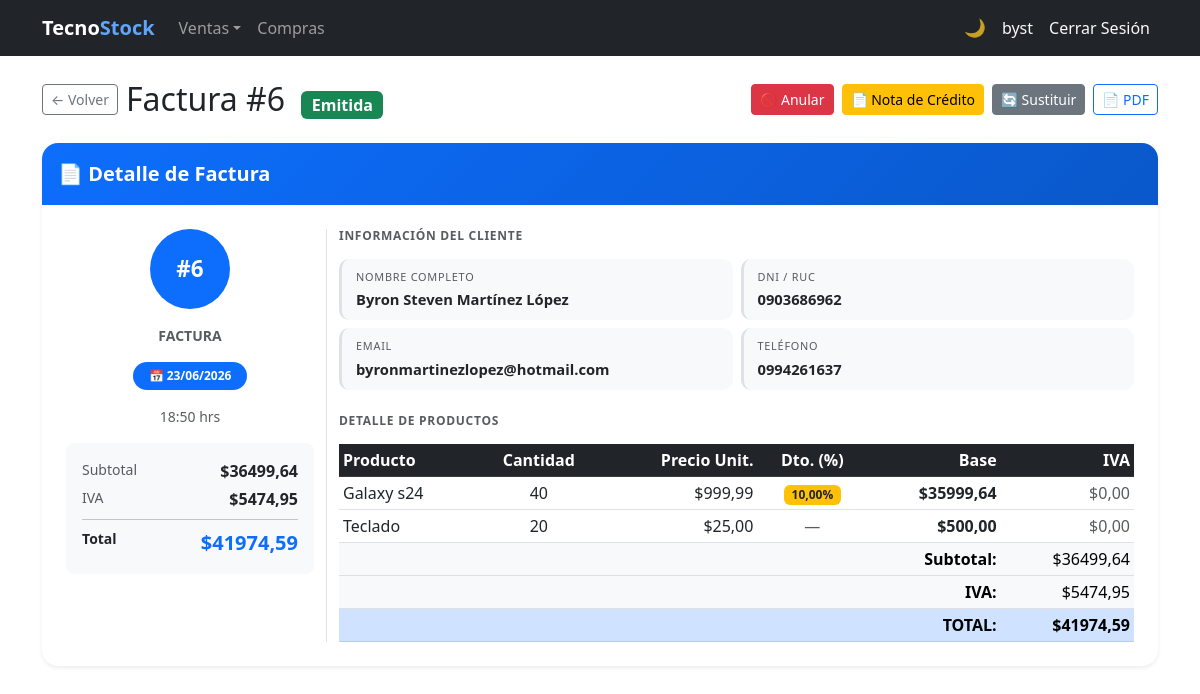
/invoices/6/ (signed in), run on the app's committed database.
### billing/models.py (models this page shows, shortened)
class Invoice(models.Model):
    BORRADOR = 0
    EMITIDA  = 1
    ANULADA  = 2
    ESTADO_CHOICES = [
        (BORRADOR, 'Borrador'),
        (EMITIDA,  'Emitida'),
        (ANULADA,  'Anulada'),
    ]
    customer     = models.ForeignKey(Customer, on_delete=models.PROTECT, related_name='invoices')
    invoice_date = models.DateTimeField(auto_now_add=True)
    subtotal     = models.DecimalField(max_digits=12, decimal_places=2, default=0)
    tax          = models.DecimalField(max_digits=12, decimal_places=2, default=0)
    total        = models.DecimalField(max_digits=12, decimal_places=2, default=0)
    estado       = models.PositiveSmallIntegerField(
                       choices=ESTADO_CHOICES, default=BORRADOR, verbose_name='Estado')
    is_active    = models.BooleanField(default=True)
    class Meta:
        ordering = ['-invoice_date']
    @property
    def can_confirm(self):     return self.estado == self.BORRADOR
    @property
    def can_edit(self):        return self.estado == self.BORRADOR
    @property
    def can_delete(self):      return self.estado == self.BORRADOR
    @property
    def can_cancel(self):      return self.estado == self.EMITIDA
    @property
    def can_substitute(self):  return self.estado == self.EMITIDA
    @property
    def can_credit_note(self): return self.estado == self.EMITIDA
    @property
    def estado_badge_class(self):
        return {
            self.BORRADOR: 'bg-secondary',
            self.EMITIDA:  'bg-success',
            self.ANULADA:  'bg-danger',
        }.get(self.estado, 'bg-secondary')

class Customer(models.Model):
    dni        = models.CharField(max_length=13, unique=True, verbose_name='DNI/RUC', validators=[validate_cedula_ec])
    first_name = models.CharField(max_length=100)
    last_name  = models.CharField(max_length=100)
    email      = models.EmailField(blank=True, null=True)
    phone      = models.CharField(max_length=20, blank=True, null=True)
    address    = models.TextField(blank=True, null=True)
    photo      = models.ImageField(upload_to='customer/', blank=True, null=True, verbose_name='Foto')
    is_active  = models.BooleanField(default=True)
    created_at = models.DateTimeField(auto_now_add=True)
    updated_at = models.DateTimeField(auto_now=True)
    class Meta:
        ordering = ['last_name', 'first_name']
    @property
    def full_name(self): return f'{self.first_name} {self.last_name}'

class InvoiceDetail(models.Model):
    invoice      = models.ForeignKey(Invoice, on_delete=models.CASCADE, related_name='details')
    product      = models.ForeignKey(Product, on_delete=models.PROTECT, related_name='invoice_details')
    quantity     = models.IntegerField(default=1)
    unit_price   = models.DecimalField(max_digits=12, decimal_places=2)
    discount_pct = models.DecimalField(
        max_digits=5, decimal_places=2, default=0,
        verbose_name='Descuento (%)',
        validators=[MinValueValidator(Decimal('0')), MaxValueValidator(Decimal('100'))],
    )
    subtotal     = models.DecimalField(max_digits=12, decimal_places=2, default=0)
    tax_amount   = models.DecimalField(max_digits=12, decimal_places=2, default=0, verbose_name='IVA')

class Product(models.Model):
    name = models.CharField(max_length=200, verbose_name='Product Name')
    description = models.TextField(blank=True, null=True)
    brand = models.ForeignKey(Brand, on_delete=models.PROTECT, related_name='products')
    group = models.ForeignKey(ProductGroup, on_delete=models.PROTECT, related_name='products')
    suppliers = models.ManyToManyField(Supplier, related_name='products', blank=True)
    photo      = models.ImageField(upload_to='products/', blank=True, null=True, verbose_name='Foto')
    unit_price = models.DecimalField(max_digits=12, decimal_places=2)
    tax_rate   = models.DecimalField(
                     max_digits=5, decimal_places=4, default=Decimal('0.15'),
                     verbose_name='Tasa IVA',
                     validators=[MinValueValidator(Decimal('0')), MaxValueValidator(Decimal('1'))],
                 )
    stock = models.IntegerField(default=0)
    is_active = models.BooleanField(default=True)
    created_at = models.DateTimeField(auto_now_add=True)
    updated_at = models.DateTimeField(auto_now=True)
    class Meta:
        verbose_name = 'Product'
        verbose_name_plural = 'Products'
        ordering = ['name']

### billing/views.py (the view)
# urls.py: path('invoices/<int:pk>/', views.invoice_detail, name='invoice_detail'),
@login_required
def invoice_detail(request, pk):
    invoice = get_object_or_404(
        Invoice.objects.select_related('customer')
                       .prefetch_related('details__product', 'credit_notes'),
        pk=pk
    )
    return render(request, 'billing/invoice_detail.html', {'invoice': invoice})

### billing/templates/billing/invoice_detail.html (shortened to what this page needs)
{% extends 'billing/base.html' %}
{% block content %}
<div class="d-flex flex-wrap align-items-center gap-2 mb-4">
  <a href="{% url 'billing:invoice_list' %}" class="btn btn-outline-secondary btn-sm">&#8592; Volver</a>
  <h2 class="mb-0 me-auto">
    Factura #{{ invoice.id }}
    <span class="badge {{ invoice.estado_badge_class }} fs-6 ms-2">{{ invoice.get_estado_display }}</span>
  </h2>
  {% if invoice.can_cancel %}
    <a href="{% url 'billing:invoice_cancel' invoice.pk %}" class="btn btn-danger btn-sm">&#128683; Anular</a>
  {% endif %}
  {% if invoice.can_credit_note %}
    <a href="{% url 'billing:credit_note_create' invoice.pk %}" class="btn btn-warning btn-sm">&#128196; Nota de Crédito</a>
  {% endif %}
  {% if invoice.can_substitute %}
    <a href="{% url 'billing:invoice_substitute' invoice.pk %}" class="btn btn-secondary btn-sm">&#128260; Sustituir</a>
  {% endif %}
  <a href="{% url 'billing:invoice_pdf' invoice.pk %}" class="btn btn-outline-primary btn-sm" title="Descargar PDF">&#128196; PDF</a>
</div>
<div class="card border-0 shadow-sm rounded-4 overflow-hidden mb-4">
  <div class="card-header border-0 py-3 inv-card-header">
    <span class="text-white fw-bold fs-5">&#128196; Detalle de Factura</span>
  </div>
  <div class="card-body p-4">
    <div class="row g-4">
      <div class="col-md-3 text-center border-end pb-4 pb-md-0">
        <div class="inv-avatar mx-auto mb-3">#{{ invoice.id }}</div>
        <p class="text-muted small fw-semibold text-uppercase mb-3">Factura</p>
        <div class="mb-3">
          <span class="badge rounded-pill bg-primary px-3 py-2">
            &#128197;&nbsp;{{ invoice.invoice_date|date:"d/m/Y" }}
          </span>
        </div>
        <div class="mb-1 text-muted small">{{ invoice.invoice_date|date:"H:i" }} hrs</div>
        <div class="inv-summary-box rounded-3 p-3 text-start mt-3">
          <div class="d-flex justify-content-between mb-1">
            <small class="text-muted">Subtotal</small>
            <span class="fw-semibold">${{ invoice.subtotal }}</span>
          </div>
          <div class="d-flex justify-content-between mb-1">
            <small class="text-muted">IVA</small>
            <span class="fw-semibold">${{ invoice.tax }}</span>
          </div>
          <hr class="my-2">
          <div class="d-flex justify-content-between">
            <small class="fw-bold">Total</small>
            <span class="fw-bold text-primary fs-5">${{ invoice.total }}</span>
          </div>
        </div>
      </div>
      <div class="col-md-9">
        <h6 class="text-muted text-uppercase fw-semibold mb-3 dm-section-label">Información del Cliente</h6>
        <div class="row g-2 mb-4">
          <div class="col-sm-6">
            <div class="dm-field">
              <small class="dm-label">Nombre completo</small>
              <div class="dm-value">{{ invoice.customer.full_name }}</div>
            </div>
          </div>
          <div class="col-sm-6">
            <div class="dm-field">
              <small class="dm-label">DNI / RUC</small>
              <div class="dm-value">{{ invoice.customer.dni }}</div>
            </div>
          </div>
          {% if invoice.customer.email %}
          <div class="col-sm-6">
            <div class="dm-field">
              <small class="dm-label">Email</small>
              <div class="dm-value">{{ invoice.customer.email }}</div>
            </div>
          </div>
          {% endif %}
          {% if invoice.customer.phone %}
          <div class="col-sm-6">
            <div class="dm-field">
              <small class="dm-label">Teléfono</small>
              <div class="dm-value">{{ invoice.customer.phone }}</div>
            </div>
          </div>
          {% endif %}
        </div>
        <h6 class="text-muted text-uppercase fw-semibold mb-3 dm-section-label">Detalle de Productos</h6>
        <div class="table-responsive">
          <table class="table table-sm table-hover align-middle mb-0">
            <thead class="table-dark">
              <tr>
                <th>Producto</th>
                <th class="text-center">Cantidad</th>
                <th class="text-end">Precio Unit.</th>
                <th class="text-center">Dto. (%)</th>
                <th class="text-end">Base</th>
                <th class="text-end">IVA</th>
              </tr>
            </thead>
            <tbody>
              {% for det in invoice.details.all %}
              <tr>
                <td>{{ det.product.name }}</td>
                <td class="text-center">{{ det.quantity }}</td>
                <td class="text-end">${{ det.unit_price }}</td>
                <td class="text-center">
                  {% if det.discount_pct %}
                    <span class="badge bg-warning text-dark">{{ det.discount_pct }}%</span>
                  {% else %}
                    <span class="text-muted">—</span>
                  {% endif %}
                </td>
                <td class="text-end fw-semibold">${{ det.subtotal }}</td>
                <td class="text-end text-muted">${{ det.tax_amount }}</td>
              </tr>
              {% empty %}
              <tr><td colspan="6" class="text-center text-muted">Sin líneas de detalle.</td></tr>
              {% endfor %}
            </tbody>
            <tfoot class="table-light">
              <tr>
                <td colspan="5" class="text-end fw-semibold">Subtotal:</td>
                <td class="text-end">${{ invoice.subtotal }}</td>
              </tr>
              <tr>
                <td colspan="5" class="text-end fw-semibold">IVA:</td>
                <td class="text-end">${{ invoice.tax }}</td>
              </tr>
              <tr class="table-primary">
                <td colspan="5" class="text-end fw-bold fs-6">TOTAL:</td>
                <td class="text-end fw-bold fs-6">${{ invoice.total }}</td>
              </tr>
            </tfoot>
          </table>
        </div>
      </div>
    </div>
  </div>
</div>
{% endblock %}

### billing/templates/billing/base.html (shortened to what this page needs)
<!DOCTYPE html>
<html lang="es">
<head>
  <link href="https://cdn.jsdelivr.net/npm/bootstrap@5.3.0/dist/css/bootstrap.min.css" rel="stylesheet">
</head>
<body>
<nav class="navbar navbar-expand-lg navbar-dark bg-dark">
  <div class="container">
    <a class="navbar-brand fw-bold" href="{% url 'billing:home' %}">Tecno<span class="nav-brand-accent">Stock</span></a>
    <div class="collapse navbar-collapse" id="nav">
      <ul class="navbar-nav me-auto">
        <li class="nav-item dropdown">{% if user.is_authenticated %}<a class="nav-link dropdown-toggle" href="#" role="button" data-bs-toggle="dropdown" aria-expanded="false">Ventas</a>{% endif %}</li>
        <li class="nav-item">{% if user.is_authenticated %}<a class="nav-link" href="{% url 'purchasing:purchase_list' %}">Compras</a>{% endif %}</li>
      </ul>
      <ul class="navbar-nav align-items-center">
        <li class="nav-item"><button type="button" class="theme-toggle-btn" id="theme-toggle" onclick="toggleTheme()" title="Cambiar tema claro / oscuro"><span id="theme-icon">&#127769;</span></button></li>
        <li class="nav-item">{% if user.is_authenticated %}<a class="nav-link text-light" href="{% url 'billing:dashboard' %}">{{ user.username }}</a>{% endif %}</li>
        <li class="nav-item">{% if user.is_authenticated %}<form method="post" action="{% url 'logout' %}" class="d-inline">{% csrf_token %}<button type="submit" class="nav-link btn btn-link text-light btn-nav-link">Cerrar Sesión</button></form>{% else %}<a class="nav-link" href="{% url 'login' %}">Iniciar Sesión</a>{% endif %}</li>
      </ul>
    </div>
  </div>
</nav>
<div class="container mt-4">
  {% block content %}{% endblock %}
</div>
</body>
</html>

### billing/templates/billing/base.html (style rules this page uses)
.dm-field { background: var(--bs-tertiary-bg); border-radius: 10px; padding: 10px 14px; border-left: 3px solid var(--bs-border-color); height: 100%; transition: border-color .2s; }
.dm-label { font-size: .68rem; text-transform: uppercase; letter-spacing: .07em; color: var(--bs-secondary-color); display: block; margin-bottom: 3px; }
.dm-value { font-size: .92rem; font-weight: 600; color: var(--bs-body-color); word-break: break-word; }
.dm-section-label { letter-spacing: .06em; font-size: .75rem; }
.inv-card-header { background: linear-gradient(135deg,#0d6efd 0%,#0943a8 100%); }
.inv-avatar { background: linear-gradient(135deg,#0d6efd,#0943a8); font-size: 1.5rem; }
.btn-nav-link { text-decoration: none; }
.nav-brand-accent { color: #60a5fa; }
.theme-toggle-btn { background: none; border: none; cursor: pointer; font-size: 1.1rem; line-height: 1; padding: .375rem .5rem; border-radius: .375rem; transition: background .2s; color: rgba(255,255,255,.75); }

### billing/templates/billing/invoice_detail.html (style rules this page uses)
.inv-card-header { background: linear-gradient(135deg,#0d6efd,#0a58ca); }
.inv-avatar { width:80px; height:80px; border-radius:50%; background:#0d6efd; color:#fff; font-size:1.4rem; font-weight:700; display:flex; align-items:center; justify-content:center; }
.inv-summary-box { background: var(--bs-tertiary-bg); }

### data on the page
Invoice: id "6", estado "Emitida", invoice_date "23/06/2026", invoice_date "18:50", subtotal "36499,64", tax "5474,95", total "41974,59", customer.full_name "Byron Steven Martínez López", customer.dni "0903686962", customer.email "byronmartinezlopez@hotmail.com", customer.phone "0994261637"
InvoiceDetail: product.name "Galaxy s24", quantity "40", unit_price "999,99", discount_pct "10,00", subtotal "35999,64", tax_amount "0,00"
InvoiceDetail: product.name "Teclado", quantity "20", unit_price "25,00", subtotal "500,00", tax_amount "0,00"

### other printed values
{{ user.username }} "byst"
